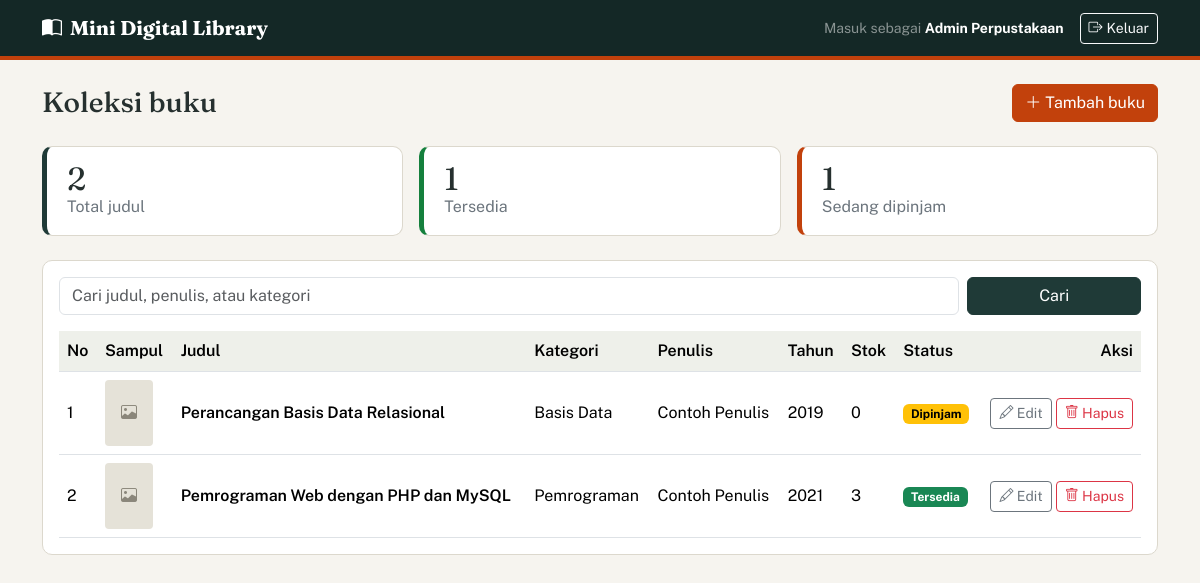
/dashboard.php (signed in), run on the app's committed database.
### tables this page shows
CREATE TABLE buku (
    id INT UNSIGNED AUTO_INCREMENT PRIMARY KEY,
    judul VARCHAR(150) NOT NULL,
    kategori VARCHAR(50) NOT NULL,
    penulis VARCHAR(100) NOT NULL,
    tahun_terbit YEAR NOT NULL,
    stok SMALLINT UNSIGNED NOT NULL DEFAULT 1,
    sampul VARCHAR(100) NULL,
    created_at TIMESTAMP NOT NULL DEFAULT CURRENT_TIMESTAMP
);

### config/auth.php (called while the page is built, shortened)
<?php
function e($teks)
{
    return htmlspecialchars((string)$teks, ENT_QUOTES, 'UTF-8');
}
function label_status($stok)
{
    if ($stok > 0) {
        return ['Tersedia', 'success'];
    }
    return ['Dipinjam', 'warning'];
}

### dashboard.php (the view, shortened to what this page needs)
<?php
require 'config/koneksi.php';
require 'config/auth.php';
$cari = trim($_GET['cari'] ?? '');
if ($cari !== '') {
    $stmt = $pdo->prepare('SELECT * FROM buku WHERE judul LIKE ? OR penulis LIKE ? OR kategori LIKE ? ORDER BY id DESC');
    $kata = "%$cari%";
    $stmt->execute([$kata, $kata, $kata]);
} else {
    $stmt = $pdo->query('SELECT * FROM buku ORDER BY id DESC');
}
$daftar_buku = $stmt->fetchAll();
$total = (int)$pdo->query('SELECT COUNT(*) FROM buku')->fetchColumn();
$tersedia = (int)$pdo->query('SELECT COUNT(*) FROM buku WHERE stok > 0')->fetchColumn();
$dipinjam = $total - $tersedia;
include 'includes/header.php';
?>
<div class="d-flex flex-wrap justify-content-between align-items-center gap-2 mb-4">
    <h1 class="h3 m-0">Koleksi buku</h1>
    <a href="tambah_buku.php" class="btn btn-aksen"><i class="bi bi-plus-lg me-1"></i>Tambah buku</a>
</div>
<div class="row g-3 mb-4">
    <div class="col-md-4"><div class="panel stat"><div class="angka"><?= $total ?></div><div class="text-secondary">Total judul</div></div></div>
    <div class="col-md-4"><div class="panel stat hijau"><div class="angka"><?= $tersedia ?></div><div class="text-secondary">Tersedia</div></div></div>
    <div class="col-md-4"><div class="panel stat oranye"><div class="angka"><?= $dipinjam ?></div><div class="text-secondary">Sedang dipinjam</div></div></div>
</div>
<div class="panel p-3">
    <form method="get" action="dashboard.php" class="row g-2 mb-3">
        <div class="col-sm-9 col-md-10">
            <input type="search" name="cari" class="form-control" placeholder="Cari judul, penulis, atau kategori" value="<?= e($cari) ?>" aria-label="Cari buku">
        </div>
        <div class="col-sm-3 col-md-2 d-grid"><button class="btn btn-utama">Cari</button></div>
    </form>
    <div class="table-responsive">
        <table class="table table-hover align-middle tabel-buku mb-0">
            <thead>
                <tr>
                    <th>No</th><th>Sampul</th><th>Judul</th><th>Kategori</th>
                    <th>Penulis</th><th>Tahun</th><th>Stok</th><th>Status</th><th class="text-end">Aksi</th>
                </tr>
            </thead>
            <tbody>
            <?php foreach ($daftar_buku as $i => $b): ?>
                <?php [$teks_status, $warna] = label_status($b['stok']); ?>
                <tr>
                    <td><?= $i + 1 ?></td>
                    <td>
                        <?php if ($b['sampul'] && is_file('uploads/' . basename($b['sampul']))): ?>
                            <img class="sampul-kecil" src="uploads/<?= e($b['sampul']) ?>" alt="Sampul <?= e($b['judul']) ?>">
                        <?php else: ?>
                            <div class="sampul-kosong"><i class="bi bi-image"></i></div>
                        <?php endif; ?>
                    </td>
                    <td class="fw-semibold"><?= e($b['judul']) ?></td>
                    <td><?= e($b['kategori']) ?></td>
                    <td><?= e($b['penulis']) ?></td>
                    <td><?= e($b['tahun_terbit']) ?></td>
                    <td><?= (int)$b['stok'] ?></td>
                    <td><span class="badge text-bg-<?= $warna ?>"><?= $teks_status ?></span></td>
                    <td class="text-end text-nowrap">
                        <a href="edit_buku.php?id=<?= (int)$b['id'] ?>" class="btn btn-sm btn-outline-secondary"><i class="bi bi-pencil"></i> Edit</a>
                        <form action="hapus_buku.php" method="post" class="d-inline form-hapus" data-judul="<?= e($b['judul']) ?>">
                            <button class="btn btn-sm btn-outline-danger"><i class="bi bi-trash"></i> Hapus</button>
                        </form>
                    </td>
                </tr>
            <?php endforeach; ?>
            </tbody>
        </table>
    </div>
</div>
<?php include 'includes/footer.php'; ?>

### includes/header.php (shortened to what this page needs)
<!DOCTYPE html>
<html lang="id">
<head>
    <link href="https://cdn.jsdelivr.net/npm/bootstrap@5.3.3/dist/css/bootstrap.min.css" rel="stylesheet">
    <link href="https://cdn.jsdelivr.net/npm/bootstrap-icons@1.11.3/font/bootstrap-icons.min.css" rel="stylesheet">
    <link href="assets/style.css" rel="stylesheet">
</head>
<body>
<?php if (!empty($_SESSION['user_id'])): ?>
<nav class="navbar navbar-expand-md topbar">
    <div class="container">
        <a class="navbar-brand" href="dashboard.php"><i class="bi bi-book-half me-2"></i>Mini Digital Library</a>
        <div class="d-flex align-items-center gap-3">
            <span class="text-white-50 small d-none d-sm-inline">Masuk sebagai <strong class="text-white"><?= e($_SESSION['nama']) ?></strong></span>
            <form action="logout.php" method="post" class="m-0">
                <button class="btn btn-sm btn-outline-light"><i class="bi bi-box-arrow-right me-1"></i>Keluar</button>
            </form>
        </div>
    </div>
</nav>
<?php endif; ?>
<main class="container py-4">

### includes/footer.php (shortened to what this page needs)
</main>
</body>
</html>

### assets/style.css (style rules this page uses)
:root { --tinta: #1f3a37; --tinta-gelap: #142826; --kertas: #f6f4ef; --aksen: #c2410c; --garis: #dcd8cd; }
body { background: var(--kertas); font-family: 'Public Sans', system-ui, sans-serif; color: #26302f; }
h1, h2, h3, .navbar-brand, .judul-login { font-family: 'Fraunces', Georgia, serif; }
.topbar { background: var(--tinta-gelap); border-bottom: 4px solid var(--aksen); }
.topbar .navbar-brand { color: #fff; font-weight: 700; }
.btn-utama { background: var(--tinta); border-color: var(--tinta); color: #fff; }
.btn-aksen { background: var(--aksen); border-color: var(--aksen); color: #fff; }
.panel { background: #fff; border: 1px solid var(--garis); border-radius: 10px; }
.stat { padding: 1rem 1.25rem; border-left: 5px solid var(--tinta); }
.stat.hijau { border-left-color: #15803d; }
.stat.oranye { border-left-color: var(--aksen); }
.stat .angka { font-family: 'Fraunces', serif; font-size: 2rem; line-height: 1; }
.tabel-buku th { background: #eef0ea; font-weight: 600; white-space: nowrap; }
.sampul-kosong { width: 48px; height: 66px; border-radius: 4px; background: #e5e2d8; color: #8a867a; display: flex; align-items: center; justify-content: center; }

### data on the page
buku: judul "Perancangan Basis Data Relasional", kategori "Basis Data", penulis "Contoh Penulis", tahun_terbit "2019", stok "0", teks_status "Dipinjam"
buku: judul "Pemrograman Web dengan PHP dan MySQL", kategori "Pemrograman", penulis "Contoh Penulis", tahun_terbit "2021", stok "3", teks_status "Tersedia"

### other printed values
$_SESSION['nama'] "Admin Perpustakaan"
$total "2"
$tersedia "1"
$dipinjam "1"
